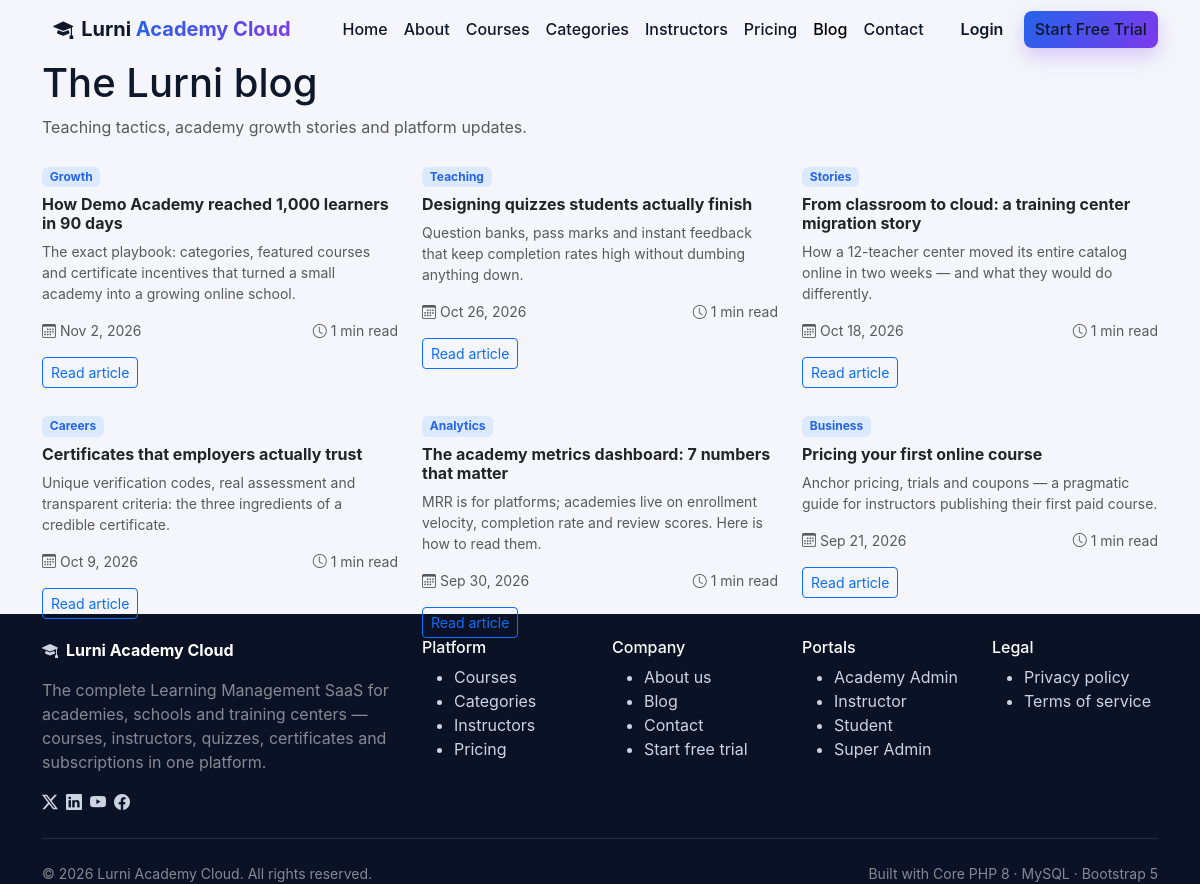
Screenshot of /blog.php with the database file from the repository.
### tables this page shows
CREATE TABLE blog_posts (
  id INT UNSIGNED AUTO_INCREMENT PRIMARY KEY,
  tenant_id INT UNSIGNED NULL,
  author_id INT UNSIGNED NULL,
  title VARCHAR(190) NOT NULL,
  slug VARCHAR(190) NOT NULL,
  category VARCHAR(60) NULL,
  excerpt VARCHAR(255) NULL,
  content TEXT NULL,
  cover_image VARCHAR(255) NULL,
  status ENUM('draft','published') NOT NULL DEFAULT 'draft',
  published_at DATETIME NULL,
  created_at DATETIME NOT NULL DEFAULT CURRENT_TIMESTAMP,
  updated_at DATETIME NOT NULL DEFAULT CURRENT_TIMESTAMP ON UPDATE CURRENT_TIMESTAMP,
  UNIQUE KEY uq_blog_tenant_slug (tenant_id, slug),
  INDEX idx_blog_status (status),
  CONSTRAINT fk_blog_tenant FOREIGN KEY (tenant_id) REFERENCES tenants(id) ON DELETE CASCADE,
  CONSTRAINT fk_blog_author FOREIGN KEY (author_id) REFERENCES users(id) ON DELETE SET NULL
);

### config/database.php (called while the page is built, shortened)
<?php
function db(): PDO {
    $dsn = 'mysql:host=' . DB_HOST . ';port=' . DB_PORT . ';dbname=' . DB_NAME . ';charset=' . DB_CHARSET;
    $pdo = new PDO($dsn, DB_USER, DB_PASS, [
        PDO::ATTR_ERRMODE => PDO::ERRMODE_EXCEPTION,
        PDO::ATTR_DEFAULT_FETCH_MODE => PDO::FETCH_ASSOC,
        PDO::ATTR_EMULATE_PREPARES => false,
    ]);
    return $pdo;
}

### includes/functions.php (called while the page is built, shortened)
<?php
function e(?string $v): string { return htmlspecialchars($v ?? '', ENT_QUOTES, 'UTF-8'); }

### blog.php (the view, shortened to what this page needs)
<?php
require_once __DIR__ . '/includes/site-header.php';
$dbPosts = [];
try {
    $s = db()->query("SELECT bp.*, u.name AS author_name FROM blog_posts bp LEFT JOIN users u ON u.id=bp.author_id
        WHERE bp.status='published' ORDER BY bp.published_at DESC, bp.id DESC LIMIT 60");
    $dbPosts = $s->fetchAll();
} catch (Throwable $ignored) {}
?>
<section class="page-hero"><div class="container">
  <h1>The Lurni blog</h1>
  <p class="text-muted mb-0">Teaching tactics, academy growth stories and platform updates.</p>
</div></section>
<section class="section-pad pt-4"><div class="container">
  <div class="row g-4">
    <?php if ($dbPosts): ?>
    <?php foreach ($dbPosts as $p): $read = max(1, (int)ceil(str_word_count(strip_tags((string)($p['content'] ?? ''))) / 200)); ?>
    <div class="col-md-6 col-lg-4">
      <article class="blog-card h-100">
        <span class="badge bg-primary-subtle text-primary"><?= e($p['category'] ?? 'General') ?></span>
        <h2 class="h6 fw-bold mt-2"><a href="/blog-post.php?slug=<?= e($p['slug']) ?>" class="text-decoration-none text-dark"><?= e($p['title']) ?></a></h2>
        <p class="text-muted small"><?= e($p['excerpt'] ?? '') ?></p>
        <div class="small text-muted d-flex justify-content-between"><span><i class="bi bi-calendar3"></i> <?= $p['published_at'] ? e(date('M j, Y', strtotime((string)$p['published_at']))) : '' ?></span><span><i class="bi bi-clock"></i> <?= $read ?> min read</span></div>
        <a class="btn btn-sm btn-outline-primary mt-3" href="/blog-post.php?slug=<?= e($p['slug']) ?>">Read article</a>
      </article>
    </div>
    <?php endforeach; ?>
    <?php endif; ?>
  </div>
</div></section>
<?php require_once __DIR__ . '/includes/site-footer.php'; ?>

### assets/css/style.css (style rules this page uses)
:root { --blue:#2563eb; --blue-dark:#1d4ed8; --violet:#7c3aed; --violet-soft:#ede9fe; --ink:#0f172a; --muted:#64748b; --line:#e2e8f0; --bg:#f4f6fb; --card:#ffffff; --grad:linear-gradient(120deg,#2563eb 0%,#7c3aed 100%); --grad-soft:linear-gradient(135deg,#dbeafe 0%,#ede9fe 55%,#ffffff 100%); }
body { background:var(--bg);color:var(--ink);font-family:'Inter',system-ui,-apple-system,'Segoe UI',Roboto,sans-serif; }
a { color:var(--blue); }
.badge.bg-primary-subtle { background:#dbeafe !important; }
.text-primary { color:var(--blue) !important; }

### rows the page displays
blog_posts: category "Growth", title "How Demo Academy reached 1,000 learners in 90 days", excerpt "The exact playbook: categories, featured courses and certificate incentives that turned a small academy into a growing online school.", published_at "Nov 2, 2026", content "1"
blog_posts: category "Teaching", title "Designing quizzes students actually finish", excerpt "Question banks, pass marks and instant feedback that keep completion rates high without dumbing anything down.", published_at "Oct 26, 2026", content "1"
blog_posts: category "Stories", title "From classroom to cloud: a training center migration story", excerpt "How a 12-teacher center moved its entire catalog online in two weeks — and what they would do differently.", published_at "Oct 18, 2026", content "1"
blog_posts: category "Careers", title "Certificates that employers actually trust", excerpt "Unique verification codes, real assessment and transparent criteria: the three ingredients of a credible certificate.", published_at "Oct 9, 2026", content "1"
blog_posts: category "Analytics", title "The academy metrics dashboard: 7 numbers that matter", excerpt "MRR is for platforms; academies live on enrollment velocity, completion rate and review scores. Here is how to read them.", published_at "Sep 30, 2026", content "1"
blog_posts: category "Business", title "Pricing your first online course", excerpt "Anchor pricing, trials and coupons — a pragmatic guide for instructors publishing their first paid course.", published_at "Sep 21, 2026", content "1"

### other values shown
$label "Home"
$label "About"
$label "Courses"
$label "Categories"
$label "Instructors"
$label "Pricing"
$label "Blog"
$label "Contact"
APP_NAME "Lurni Academy Cloud"
